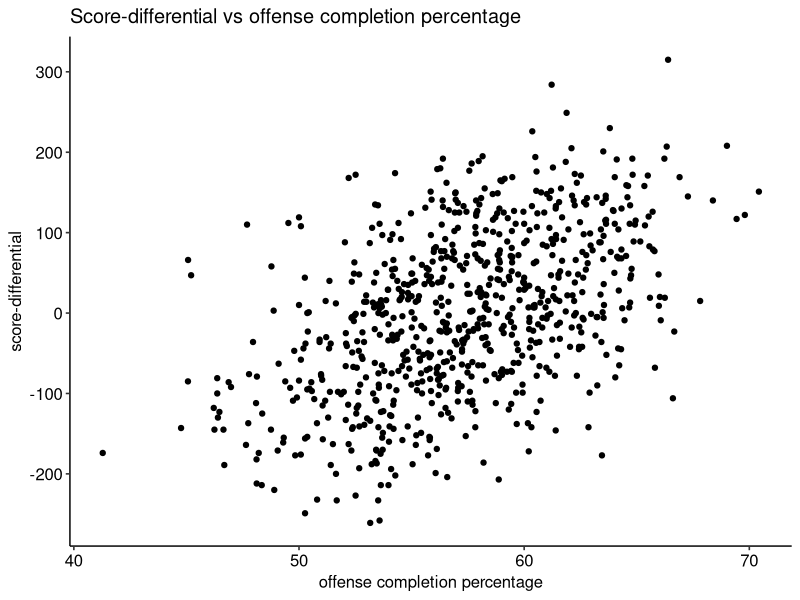
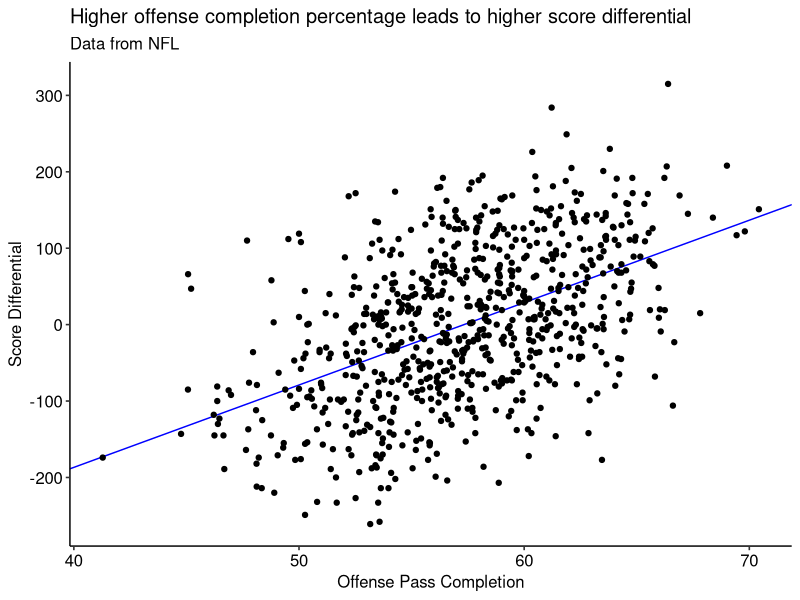
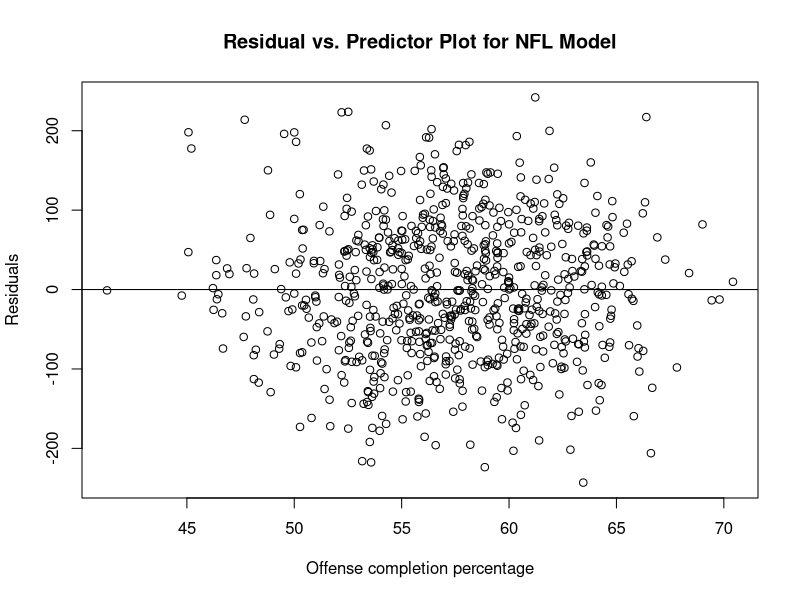
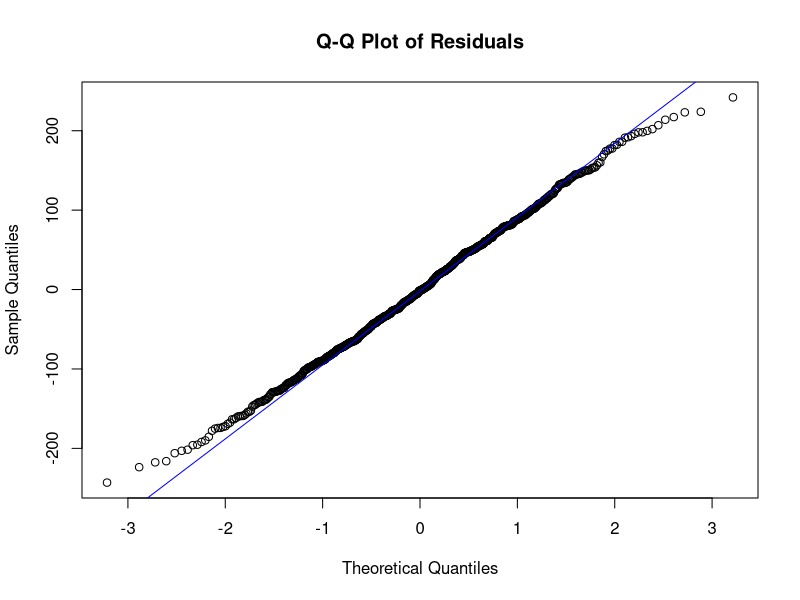

These charts were generated, in order, by the following R code:
## ---- chunk 1
#| include: false
#| warning: false
#| message: false

library(tidyverse)
library(ggplot2)
library(ggpubr)
library(knitr)
## ---- chunk 2
#| echo: false
#| warning: false
#| message: false
#| fig-cap: "Scatter plot with offense completion percentage as the predictor values and score-differential as the outcome values "

nfl <- read.csv("../data/nfl_clean.csv")
ggplot(nfl, aes(x = offense_completion_percentage, y = score_differential)) +
  ggtitle("Score-differential vs offense completion percentage")+
  xlab("offense completion percentage")+
  ylab("score-differential")+
  geom_point() + 
  theme_pubr()
## ---- chunk 3
#| echo: false
#| warning: false
#| message: false

for_summary <- nfl[c( "offense_completion_percentage", "score_differential")]
clean_sum <- summary(for_summary)
clean_sum
## ---- chunk 4
#| echo: false
#| warning: false
#| message: false

lm_fit <- lm(score_differential ~ offense_completion_percentage, data = nfl)

para <- lm_fit$coefficients
names(para)[names(para) == "(Intercept)"] <- "B0"
names(para)[names(para) == "offense_completion_percentage"] <- "B1"
para
## ---- chunk 5
#| echo: false
#| warning: false
#| message: false
ggplot(nfl, aes(x = offense_completion_percentage, y = score_differential)) +
  geom_abline(slope = coef(lm_fit)[2], 
              intercept = coef(lm_fit)[1], color = "blue") + 
  geom_point() +
  xlab("Offense Pass Completion")+
  ylab("Score Differential")+
  ggtitle("Higher offense completion percentage leads to higher score differential",
          subtitle = "Data from NFL") +
  theme_pubr() 
## ---- chunk 6
#| echo: false
#| warning: false
#| message: false
#visualization of regression
lm_fit <- lm(score_differential ~ offense_completion_percentage, data = nfl)

summary(lm_fit)
## ---- chunk 7
#| echo: false
#| warning: false
#| message: false
#visualization of regression
lm_fit <- lm(score_differential ~ offense_completion_percentage, data = nfl)

p_value <- summary(lm_fit)$coefficients[2,4]
names(p_value) <- "p-value"
p_value
## ---- chunk 8
#| echo: false
#| message: false
#| warning: false
#| fig-cap: A residual vs predictor plot for NFL model using offense pass completion as a predictor.

plot(nfl$offense_completion_percentage, resid(lm_fit),
     main = "Residual vs. Predictor Plot for NFL Model",
     xlab = "Offense completion percentage",
     ylab = "Residuals",
)
abline(h=0)
## ---- chunk 9
#| echo: false
#| message: false
#| warning: false
#| fig-cap: A residual vs predictor plot for NFL model using offense pass completion as a predictor.

qqnorm(resid(lm_fit),
       main = "Q-Q Plot of Residuals")
qqline(resid(lm_fit), col = "blue")
